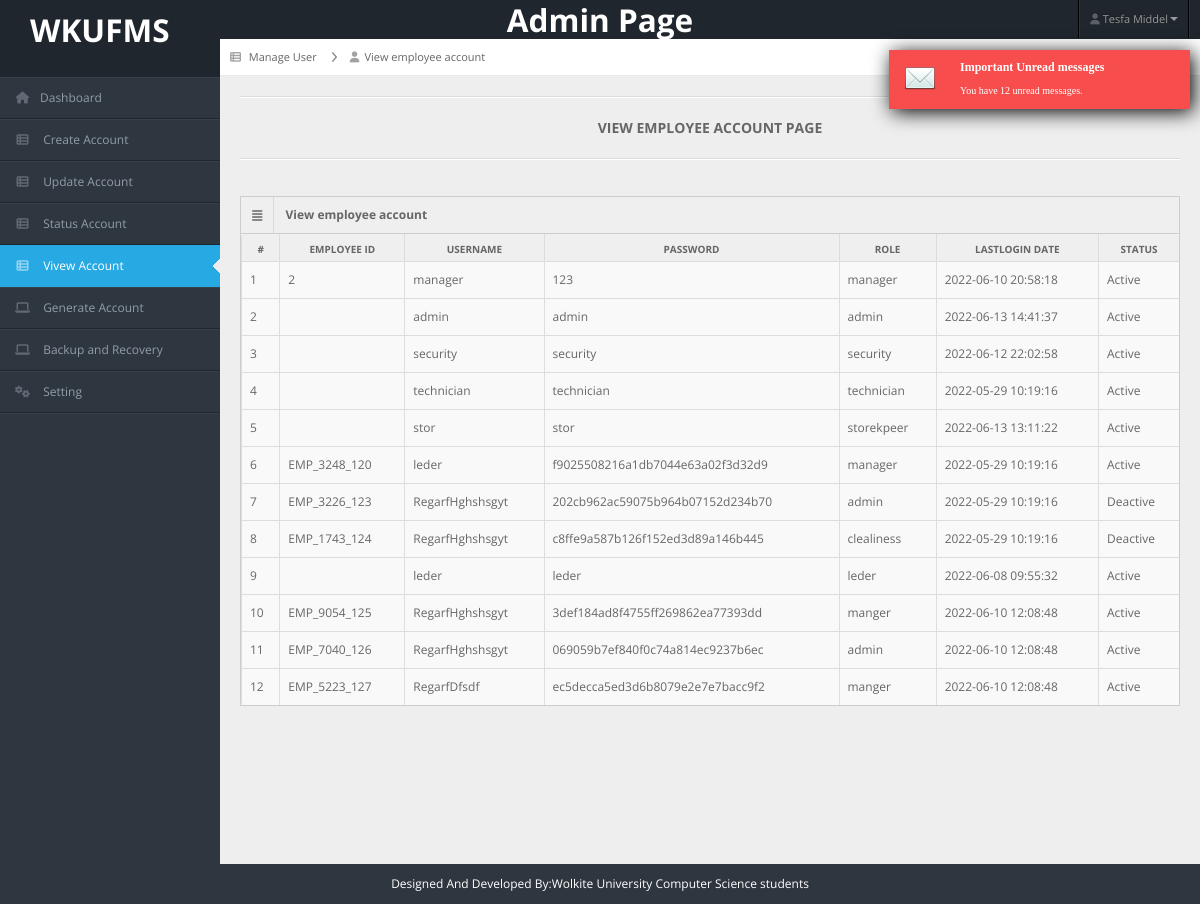
Page /admin/view_employee_account.php (signed in) on the earlier database version.
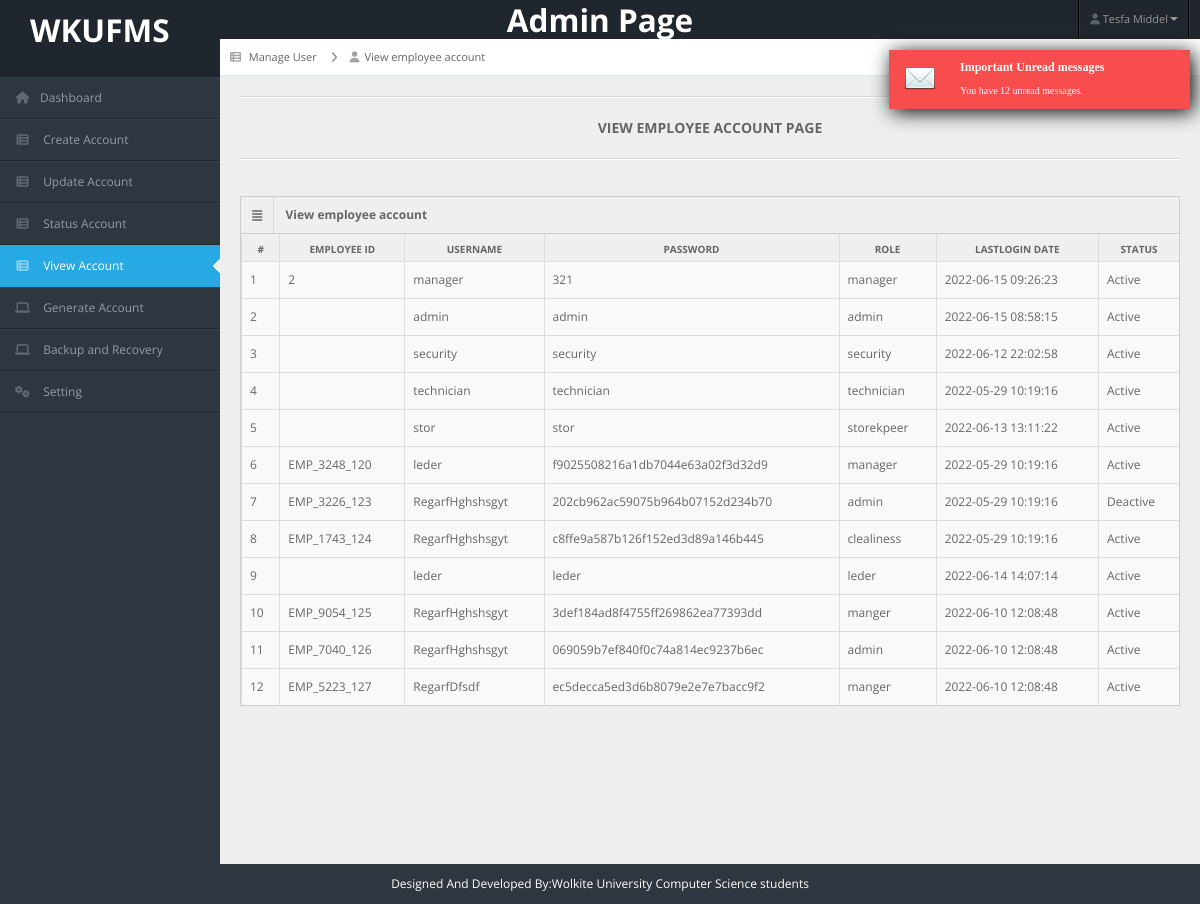
Same page on the later database version.
### tables this page shows
CREATE TABLE `eaccount` (
  `id` int(11) NOT NULL AUTO_INCREMENT,
  `emp_id` int(11) NOT NULL,
  `username` varchar(100) NOT NULL,
  `password` varchar(100) NOT NULL,
  `status` int(11) NOT NULL,
  `lastlogin` datetime NOT NULL,
  `role` varchar(100) NOT NULL,
  PRIMARY KEY (`id`),
  KEY `emp_id` (`emp_id`),
  CONSTRAINT `eaccount_ibfk_1` FOREIGN KEY (`emp_id`) REFERENCES `employee` (`id`) ON DELETE CASCADE ON UPDATE CASCADE
);

CREATE TABLE `employee` (
  `id` int(11) NOT NULL AUTO_INCREMENT,
  `emp_id` varchar(50) DEFAULT NULL,
  `fname` varchar(50) NOT NULL,
  `mname` varchar(50) NOT NULL,
  `lname` varchar(50) NOT NULL,
  `gender` varchar(20) NOT NULL,
  `age` int(11) NOT NULL,
  `gmail` varchar(100) NOT NULL,
  `phone` int(11) NOT NULL,
  `nationality` varchar(100) NOT NULL,
  `address` varchar(255) NOT NULL,
  `salary` float NOT NULL,
  `jop_position` varchar(100) NOT NULL,
  `status` int(100) NOT NULL,
  `avater` varchar(100) NOT NULL,
  PRIMARY KEY (`id`)
);

### admin/view_employee_account.php (the view, shortened to what this page needs)
<?php
include("header.php");
include("../connection.php");
?>
<div id="content">
    <div id="content-header">
        <div id="breadcrumb">
            <a href="#"><i class="icon icon-th-list"></i> <span>Manage User</span></a>
            <a href="view_employee_account.php" title="Go to employee account view page" class="tip-bottom">
                <i class="icon-user"></i>View employee account
            </a>
        </div>
    </div>
    <div class="container-fluid">
        <hr>
        <center>
            <h5>
                <margee>VIEW EMPLOYEE ACCOUNT PAGE</margee>
            </h5>
        </center>
        <hr>
        <div class="row-fluid">
            <div class="span12">
                <div class="widget-box">
                    <div class="widget-title"> <span class="icon"> <i class="icon-align-justify"></i> </span>
                        <h5>View employee account</h5>
                    </div>
                    <div class="widget-content nopadding">
                        <table class="table table-bordered table-striped">
                            <thead>
                                <tr>
                                    <th>#</th>
                                    <th>EMPLOYEE ID</th>
                                    <th>USERNAME</th>
                                    <th>PASSWORD</th>
                                    <th>ROLE</th>
                                    <th>LASTLOGIN DATE</th>
                                    <th>STATUS</th>
                                </tr>
                            </thead>
                            <tbody>
                                <?php
                                $n = 1;
                                $result = mysqli_query($con, "SELECT *from eaccount;");
                                $no_acc = mysqli_num_rows($result);
                                if ($no_acc > 0) {
                                    while ($row = mysqli_fetch_array($result)) {
                                        $e_id = $row["emp_id"];
                                        $sql = mysqli_query($con, "SELECT emp_id FROM employee where id='$e_id'") or die("error occured" . mysqli_error($con));
                                        $emp_id = mysqli_fetch_array($sql);
                                ?>
                                <tr>
                                    <td><?php echo $n; ?></td>
                                    <td><?php echo $emp_id["emp_id"]; ?></td>
                                    <td><?php echo $row["username"]; ?></td>
                                    <td><?php echo $row["password"]; ?></td>
                                    <td><?php echo $row["role"]; ?></td>
                                    <td><?php echo $row["lastlogin"]; ?></td>
                                    <td> <?php
                                                    if ($row["status"] == "1") {
                                                        echo "Active";
                                                    } else {
                                                        echo "Deactive";
                                                    }
                                                    ?>
                                </tr>
                                <?php
                                        $n++;
                                    }
                                }
                                ?>
                            </tbody>
                        </table>
                    </div>
                </div>
            </div>
        </div>
    </div>
</div>
<?php
include("footer.php");
?>

Differences in the rows shown:
changed eaccount (number 1 of 12 on the later page): password "123" → "321"; lastlogin "2022-06-10 20:58:18" → "2022-06-15 09:26:23"
changed eaccount (number 2 of 12 on the later page): lastlogin "2022-06-13 14:41:37" → "2022-06-15 08:58:15"
changed eaccount "c8ffe9a587b126f152ed3d89a146b445": status "Deactive" → "Active"
changed eaccount (number 9 of 12 on the later page): lastlogin "2022-06-08 09:55:32" → "2022-06-14 14:07:14"
